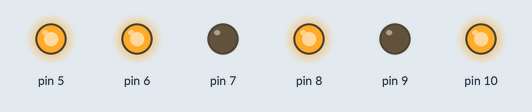
Simulated run of this sketch. Board: Arduino Uno, built with avr-gcc and run on an emulated ATmega328P. On the bench: output pins drawn as LEDs (lit = HIGH).

Above: at 0.5 s.
At 3.5 s:
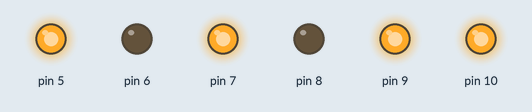
Timing chart, 0 to 4.6 s (numbered marks = the images above):
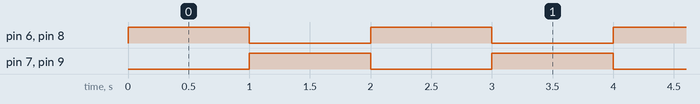

The sketch:

sketch_oct11a.ino
```cpp
void setup()
{
  pinMode(6, 1);
  pinMode(7, 1);
  pinMode(8, 1);
  pinMode(9, 1);
  analogWrite( 5, 255);
  analogWrite(10, 255);
}

void loop() {
  digitalWrite(6, 1);
  digitalWrite(7, 0);
  digitalWrite(8, 1);
  digitalWrite(9, 0);
  delay(1000);
  digitalWrite(6, 0);
  digitalWrite(7, 1);
  digitalWrite(8, 0);
  digitalWrite(9, 1);
  delay(1000);
}
```

Measured:
- by itself, pin 6–9: alternates HIGH for 1.0 s and LOW for 1.0 s
